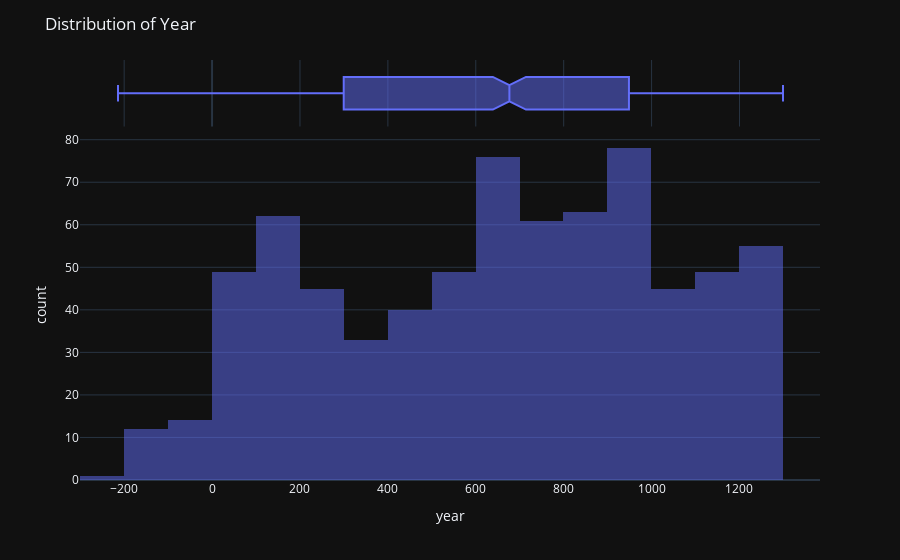

Notebook code for this chart:
### Code cell
asia = history_grouped.loc[history_grouped['category2']=="Asia"]
get_trend_distribution(asia, "year")

### Figure 1 — Plotly figure (JSON) as saved in the notebook; plotly's stock layout.template omitted (floating-point values rounded to 4 significant figures; data arrays with more than 128 entries replaced by an {"elided": "..."} marker saying what was removed)
{"data": [{"alignmentgroup": "True", "bingroup": "x", "hovertemplate": "year=%{x}<br>count=%{y}<extra></extra>", "legendgroup": "", "marker": {"color": "#636efa", "opacity": 0.5, "pattern": {"shape": ""}}, "name": "", "offsetgroup": "", "orientation": "v", "showlegend": false, "type": "histogram", "x": {"elided": "732 int values"}, "xaxis": "x", "yaxis": "y"}, {"alignmentgroup": "True", "hovertemplate": "year=%{x}<extra></extra>", "legendgroup": "", "marker": {"color": "#636efa"}, "name": "", "notched": true, "offsetgroup": "", "showlegend": false, "type": "box", "x": {"elided": "732 int values"}, "xaxis": "x2", "yaxis": "y2"}], "layout": {"barmode": "overlay", "legend": {"tracegroupgap": 0}, "margin": {"t": 60}, "title": {"text": "Distribution of Year"}, "xaxis": {"anchor": "y", "domain": [0, 1], "title": {"text": "year"}}, "xaxis2": {"anchor": "y2", "domain": [0, 1], "matches": "x", "showgrid": true, "showticklabels": false}, "yaxis": {"anchor": "x", "domain": [0, 0.8316], "title": {"text": "count"}}, "yaxis2": {"anchor": "x2", "domain": [0.8416, 1], "matches": "y2", "showgrid": false, "showline": false, "showticklabels": false, "ticks": ""}}}
